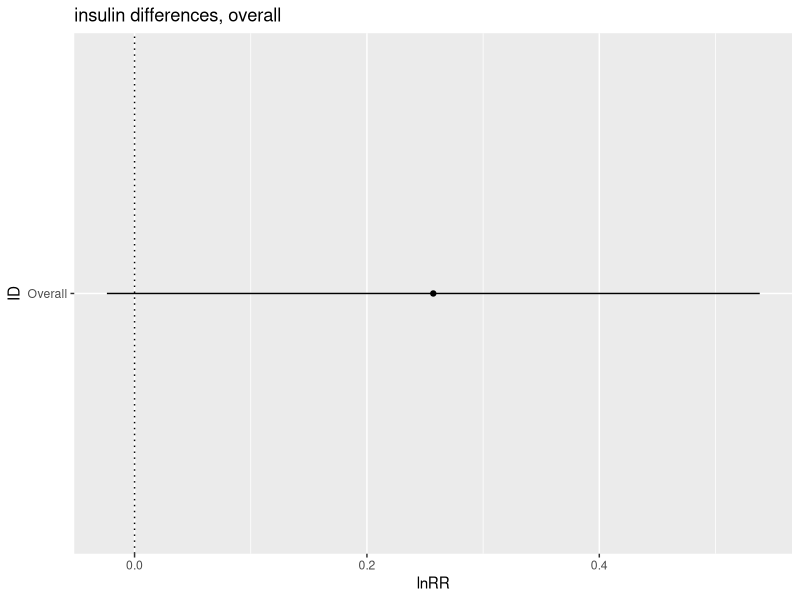
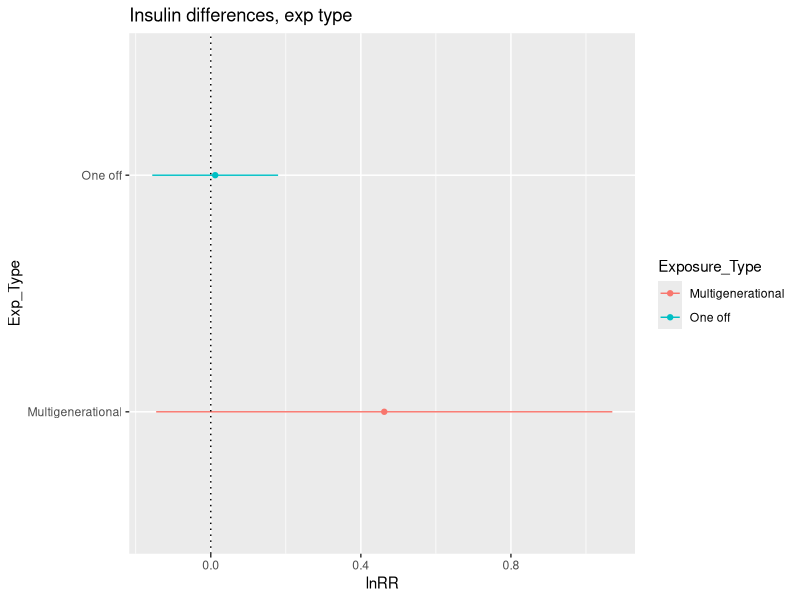
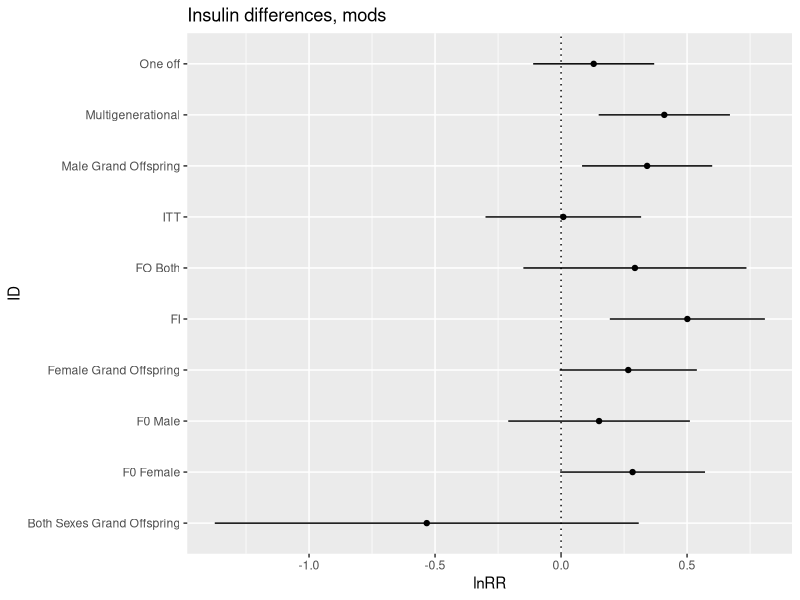

These figures' R source, in order: (Note: this script raises an error after producing the figures.)
## ---- chunk 1
library(tidyverse)
library(openxlsx)  
library(knitr)
library(metafor)
library(ggplot2)
library(readxl)
## ---- chunk 2
Insulin_lnRR <- read.csv("../data/Insulin_lnRR.csv") 

#Subsetting

Insulin_MG <- subset(Insulin_lnRR, Insulin_lnRR$Exposure_Type == "Multigenerational")

Insulin_OF <- subset(Insulin_lnRR, Insulin_lnRR$Exposure_Type == "One off")

## ---- chunk 3

#Overall analysis, not split

Insulin_overall_lnRR_0mods <- rma.mv(yi, vi,random = list(~1|Paper_ID,~1|Cohort_ID), data=Insulin_lnRR, method = 'REML')

summary(Insulin_overall_lnRR_0mods)



#Tibble of overall results

Insulin_overall_lnRR <- tibble(
  ID = "Overall", 
  lnRR = 0.2571,
  ci.lb = -0.0238,
  ci.ub = 0.5381
)

plot_insulin_overall <- ggplot(Insulin_overall_lnRR, aes(x=ID, y=lnRR)) + 
  geom_errorbar(aes(ymin=ci.lb, ymax=ci.ub), width = 0, position = position_dodge(0.3)) +
  geom_point(aes(x = ID, y = lnRR), position = position_dodge(0.3))+
  geom_hline(yintercept = 0, lty = "dotted") +
  labs(title ="insulin differences, overall", x = "ID", y = "lnRR") +
  coord_flip()
plot_insulin_overall
## ---- chunk 4

#MG then OF

Insulin_overall_MG <- rma.mv(yi, vi, random = list(~1|Paper_ID,~1|Cohort_ID), data=Insulin_MG, method = 'REML')

summary(Insulin_overall_MG)

Insulin_overall_OF <- rma.mv(yi, vi, random = list(~1|Paper_ID,~1|Cohort_ID), data=Insulin_OF, method = 'REML')

summary(Insulin_overall_OF)


#Tibble of results

Insulin_Exp_lnRR <- tibble(
  Exposure_Type = c("Multigenerational", "One off"),
  lnRR = c(0.4624,0.0118),
  ci.lb = c(-0.1455, -0.1559),
  ci.ub = c(1.0703, 0.1795)
)

Insulin_Exp_lnRR



#Plotting when split by exp type

plot_insulin_exp_type <- ggplot(Insulin_Exp_lnRR, aes(x=Exposure_Type, y=lnRR, colour = Exposure_Type)) + 
  geom_errorbar(aes(ymin=ci.lb, ymax=ci.ub), width = 0, position = position_dodge(0.3)) +
  geom_point(aes(x = Exposure_Type, y = lnRR), position = position_dodge(0.3))+
  geom_hline(yintercept = 0, lty = "dotted") +
  labs(title ="Insulin differences, exp type", x = "Exp_Type", y = "lnRR") +
  coord_flip()
plot_insulin_exp_type
## ---- chunk 5
#Adding moderators
Insulin_Exp <- rma.mv(yi, vi, mods = ~Exposure_Type-1, random = list(~1|Paper_ID,~1|Cohort_ID), data=Insulin_lnRR, method = 'REML')

summary(Insulin_Exp)

Insulin_F0 <- rma.mv(yi, vi, mods = ~F0_Parent_Exposed-1, random = list(~1|Paper_ID,~1|Cohort_ID), data=Insulin_lnRR, method = 'REML')

summary(Insulin_F0)

Insulin_Sex <- rma.mv(yi, vi, mods = ~Sex-1, random = list(~1|Paper_ID,~1|Cohort_ID), data=Insulin_lnRR, method = 'REML')

summary(Insulin_Sex)

Insulin_Test_Type <- rma.mv(yi, vi, mods = ~Trait_Info-1, random = list(~1|Paper_ID,~1|Cohort_ID), data=Insulin_lnRR, method = 'REML')

Insulin_Test_Type

#Tibble of results

Insulin_Mods_lnRR <- tibble(
  ID = c("Multigenerational", "One off", "FO Both", "F0 Female", "F0 Male", "Both Sexes Grand Offspring", "Female Grand Offspring", "Male Grand Offspring", "FI", "ITT"),
  lnRR = c(Insulin_Exp$b[1],Insulin_Exp$b[2],Insulin_F0$b[1],Insulin_F0$b[2],Insulin_F0$b[3],Insulin_Sex$b[1],Insulin_Sex$b[2],Insulin_Sex$b[3],Insulin_Test_Type$b[1],Insulin_Test_Type$b[2]),
  ci.lb = c(Insulin_Exp$ci.lb[1],Insulin_Exp$ci.lb[2],Insulin_F0$ci.lb[1],Insulin_F0$ci.lb[2],Insulin_F0$ci.lb[3],Insulin_Sex$ci.lb[1],Insulin_Sex$ci.lb[2],Insulin_Sex$ci.lb[3],Insulin_Test_Type$ci.lb[1],Insulin_Test_Type$ci.lb[2]),
  ci.ub = c(Insulin_Exp$ci.ub[1],Insulin_Exp$ci.ub[2],Insulin_F0$ci.ub[1],Insulin_F0$ci.ub[2],Insulin_F0$ci.ub[3],Insulin_Sex$ci.ub[1],Insulin_Sex$ci.ub[2],Insulin_Sex$ci.ub[3],Insulin_Test_Type$ci.ub[1],Insulin_Test_Type$ci.ub[2])
)

plot_insulin_mods <- ggplot(Insulin_Mods_lnRR, aes(x=ID, y=lnRR)) + 
  geom_errorbar(aes(ymin=ci.lb, ymax=ci.ub), width = 0, position = position_dodge(0.3)) +
  geom_point(aes(x = ID, y = lnRR), position = position_dodge(0.3))+
  geom_hline(yintercept = 0, lty = "dotted") +
  labs(title ="Insulin differences, mods", x = "ID", y = "lnRR") +
  coord_flip()
plot_insulin_mods

## ---- chunk 6
#Subset Insulin Data
Insulin_lnCVR <- subset(Effect_Size_All_Traits_lnCVR, Effect_Size_All_Traits_lnCVR$Trait == "Insulin")



#Errors with spaces and converting back to factor
Insulin_lnCVR$Sex <- gsub("Both ", "Both", Insulin_lnCVR$Sex) 
Insulin_lnCVR$Sex <- as.factor(Insulin_lnCVR$Sex)

#Convert trait info into factor ?



#Subetting into MG and OF



Insulin_lnCVR_MG <- subset(Insulin_lnCVR, Insulin_lnCVR$Exposure_Type == "Multigenerational")

Insulin_lnCVR_OF <- subset(Insulin_lnCVR, Insulin_lnCVR$Exposure_Type == "One off")

## ---- chunk 7

#Overall analysis, not split

Insulin_overall_lnCVR_0mods <- rma.mv(yi, vi, random = list(~1|Paper_ID,~1|Cohort_ID), data=Insulin_lnCVR, method = 'REML')

summary(Insulin_overall_lnCVR_0mods)

#Tibble of overall results

Insulin_overall_lnCVR <- tibble(
  ID = "Overall", 
  lnCVR = -0.1232,
  ci.lb = -0.4539,
  ci.ub = 0.2075
)

plot_insulin_overall_lnCVR <- ggplot(Insulin_overall_lnCVR, aes(x=ID, y=lnCVR)) + 
  geom_errorbar(aes(ymin=ci.lb, ymax=ci.ub), width = 0, position = position_dodge(0.3)) +
  geom_point(aes(x = ID, y = lnCVR), position = position_dodge(0.3))+
  geom_hline(yintercept = 0, lty = "dotted") +
  labs(title ="insulin variance, overall", x = "ID", y = "lnCVR") +
  coord_flip()
plot_insulin_overall_lnCVR
## ---- chunk 8

# Modelling all traits with no mods MG (lnCVR)
Insulin_lnCVR_0mods_MG <- rma.mv(yi, vi, random = list(~1|Paper_ID,~1|Cohort_ID), data=Insulin_lnCVR_MG, method = 'REML')


summary(Insulin_lnCVR_0mods_MG)

# Modelling all traits with no mods OF (lnCVR)
Insulin_lnCVR_0mods_OF <- rma.mv(yi, vi, random = list(~1|Paper_ID,~1|Cohort_ID), data=Insulin_lnCVR_OF, method = 'REML')

summary(Insulin_lnCVR_0mods_OF)

#Tibble of results

Insulin_Exp_lnCVR <- tibble(
  Exposure_Type = c("Multigenerational", "One off"),
  lnCVR = c(0.1050,-0.2690),
  ci.lb = c(-0.4717,-0.6517),
  ci.ub = c(0.6816,0.1137)
)

Insulin_Exp_lnCVR



#Plotting when split by exp type

plot_insulin_exp_type_lnCVR <- ggplot(Insulin_Exp_lnCVR, aes(x=Exposure_Type, y=lnCVR, colour = Exposure_Type)) + 
  geom_errorbar(aes(ymin=ci.lb, ymax=ci.ub), width = 0, position = position_dodge(0.3)) +
  geom_point(aes(x = Exposure_Type, y = lnCVR), position = position_dodge(0.3))+
  geom_hline(yintercept = 0, lty = "dotted") +
  labs(title ="insulin variance, exp type", x = "Exp_Type", y = "lnCVR") +
  coord_flip()
plot_insulin_exp_type_lnCVR


## ---- chunk 9
#Adding moderators
Insulin_Exp_lnCVR <- rma.mv(yi, vi, mods = ~Exposure_Type-1, random = list(~1|Paper_ID,~1|Cohort_ID), data=Insulin_lnCVR, method = 'REML')

summary(Insulin_Exp_lnCVR)

Insulin_F0_lnCVR <- rma.mv(yi, vi, mods = ~F0_Parent_Exposed-1, random = list(~1|Paper_ID,~1|Cohort_ID), data=Insulin_lnCVR, method = 'REML')

summary(Insulin_F0_lnCVR)

Insulin_Sex_lnCVR <- rma.mv(yi, vi, mods = ~Sex-1, random = list(~1|Paper_ID,~1|Cohort_ID), data=Insulin_lnCVR, method = 'REML')

summary(Insulin_Sex_lnCVR)

Insulin_Test_Type_lnCVR <- rma.mv(yi, vi, mods = ~Trait_Info-1, random = list(~1|Paper_ID,~1|Cohort_ID), data=Insulin_lnCVR, method = 'REML')

Insulin_Test_Type_lnCVR

#Tibble of results

Insulin_Mods_lnCVR <- tibble(
  ID = c("Multigenerational", "One off","F0 Both", "F0 Female", "F0 Male", "Both Sexes Grand Offspring", "Female Grand Offspring", "Male Grand Offspring", "FI", "ITT"),
  lnCVR = c(Insulin_Exp_lnCVR$b[1],Insulin_Exp_lnCVR$b[2],Insulin_F0_lnCVR$b[1],Insulin_F0_lnCVR$b[2],Insulin_F0_lnCVR$b[3],Insulin_Sex_lnCVR$b[1],Insulin_Sex_lnCVR$b[2],Insulin_Sex_lnCVR$b[3],Insulin_Test_Type_lnCVR$b[1],Insulin_Test_Type_lnCVR$b[2]),
  ci.lb = c(Insulin_Exp_lnCVR$ci.lb[1],Insulin_Exp_lnCVR$ci.lb[2],Insulin_F0_lnCVR$ci.lb[1],Insulin_F0_lnCVR$ci.lb[2],Insulin_F0_lnCVR$ci.lb[3],Insulin_Sex_lnCVR$ci.lb[1],Insulin_Sex_lnCVR$ci.lb[2],Insulin_Sex_lnCVR$ci.lb[3],Insulin_Test_Type_lnCVR$ci.lb[1],Insulin_Test_Type_lnCVR$ci.lb[2]),
  ci.ub = c(Insulin_Exp_lnCVR$ci.ub[1],Insulin_Exp_lnCVR$ci.ub[2],Insulin_F0_lnCVR$ci.ub[1],Insulin_F0_lnCVR$ci.ub[2],Insulin_F0_lnCVR$ci.ub[3],Insulin_Sex_lnCVR$ci.ub[1],Insulin_Sex_lnCVR$ci.ub[2],Insulin_Sex_lnCVR$ci.ub[3],Insulin_Test_Type_lnCVR$ci.ub[1],Insulin_Test_Type_lnCVR$ci.ub[2])
)

plot_insulin_mods_lnCVR <- ggplot(Insulin_Mods_lnCVR, aes(x=ID, y=lnCVR)) + 
  geom_errorbar(aes(ymin=ci.lb, ymax=ci.ub), width = 0, position = position_dodge(0.3)) +
  geom_point(aes(x = ID, y = lnCVR), position = position_dodge(0.3))+
  geom_hline(yintercept = 0, lty = "dotted") +
  labs(title ="Insulin variance, mods", x = "ID", y = "lnCVR") +
  coord_flip()
plot_insulin_mods_lnCVR
